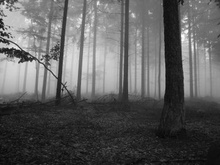
%> input picture Ex1_from_Moodle/QBc_imageForCanny.jpg, 220 x 165 px, shrunk from 350 x 262 before the run, given in place of Golf.jpg, which was not available; the run also reads 1 picture not shown here
$ octave answer_scr.m   (GNU Octave 9; MATLAB toolbox functions it lacks are replaced by stand-ins)
%> lines starting %> are read from the running program, lines starting %| are printed output that depends on the picture; in (x1, y1, x2, y2) boxes, pixels count from 0 and x2, y2 are one past the last pixel; in counts of white or black regions, pixels touching at a corner belong together; the program's own positions count from 1; pictures that were not available may be replaced by others from this repository, and a replacement may not be noted
### Ex1_from_Moodle/canny.m
function [output] = canny(file_name, sigma ,L_th, H_th)
% Canny Edge Detector

% calculate derivatives
mask_size = round(2 * sigma) + 1;
G_dx = Deriv_Gauss_x(sigma, mask_size);
G_dy = Deriv_Gauss_y(sigma, mask_size);

% generate I_x, I_y
I = imread(file_name);
I_x = conv2(I, G_dx,'same');
I_y = conv2(I, G_dy,'same');

% generate G_orientation and G_magnitute
G_magnitute = (I_x.^2 + I_y.^2).^0.5;
G_orientation = atan(I_y ./ I_x);

% generate Et for non-maximum suppression
Et = thinning(G_magnitute, G_orientation);

% hysteresis thresholding - 8 neighbors
im_uint8 = uint8(Et / max(Et(:)) * 255);
bin_im_lo_th = (im_uint8 >= L_th) & (im_uint8 < H_th); % mid values
bin_im_hi_th = im_uint8 >= H_th;                       % high values
mask = true(3, 3);
bin_hi_neighbors = logical(conv2(bin_im_hi_th, mask)); % find neighbores of high values
bin_result = (bin_hi_neighbors(2:end-1, 2:end-1) & bin_im_lo_th) | bin_im_hi_th; % gather requested pixels

output = double(bin_result) .* Et;

end

function [output] = Deriv_Gauss_x(sigma, mask_size)
% generate one directional gaussian derivative
x = meshgrid(linspace(-((mask_size)/2 ), (mask_size)/2 , mask_size));
output = -x.*(exp(-(x.^2)/(2*sigma^2))).*(sigma^4);
% output = output./sum(output(:));
end

function [output] = Deriv_Gauss_y(sigma, mask_size)
% generate one derictional gaussian window using transpose
output = Deriv_Gauss_x(sigma, mask_size)';
end

function [output] = thinning(G_strength, G_orientation)
% round orientation to [0, pi/4, pi/2, 3*pi/4]
oriented = mod(G_orientation + pi, pi);
oriented = mod(round(oriented / pi * 4), 4);
oriented = oriented * pi / 4;

% generate new image with enhanced values
size_new_im = size(G_strength) + 2;
padded = zeros(size_new_im); % pad zero frame
padded(2:end-1, 2:end-1) = G_strength;
output = zeros(size(G_strength));
for i = 2 : size_new_im(1)-1
    for j = 2 : size_new_im(2)-1%TODO - Doesnt make any sense the assign same value in each output....propbably max value relate to oriendtation
        if     (oriented(i-1, j-1) == 0      && padded(i,j) >= padded(i,j+1)   && padded(i,j) >= padded(i,j-1))
            output(i-1,j-1) = G_strength(i-1,j-1);
        elseif (oriented(i-1, j-1) == pi/4   && padded(i,j) >= padded(i-1,j-1) && padded(i,j) >= padded(i+1,j+1))
            output(i-1,j-1) = G_strength(i-1,j-1);
        elseif (oriented(i-1, j-1) == pi/2   && padded(i,j) >= padded(i+1,j)   && padded(i,j) >= padded(i-1,j))
            output(i-1,j-1) = G_strength(i-1,j-1);
        elseif (oriented(i-1, j-1) == 3*pi/4 && padded(i,j) >= padded(i-1,j+1) && padded(i,j) >= padded(i+1,j-1))
            output(i-1,j-1) = G_strength(i-1,j-1);
        end
    end
end

end

### Ex1_from_Moodle/createSyntheticImage_QBb.m
function [output] = createSyntheticImage_QBb()
% Create synthetic image for edge detection testing
% the test image will be constructed from 4 different pieces

% Checker board
im1 = checkerboard(8,8);

% Rotetd checker board
im2 = imrotate(checkerboard(8,8), 45,'crop');

% Sinusoid grid
[x,y] = meshgrid(sin(1:0.1:13.7),sin(1:0.1:13.7));
im3 = x.*y;

% Phantom image
im4 = phantom(128);

% Concat 4 imgaes and add some noise in the center of the image
output = [im1 im2; im3 im4];
output(64:end-64,64:end-64) = imnoise(output(64:end-64,64:end-64), 'speckle');
output(64:end-64,64:end-64) = imnoise(output(64:end-64,64:end-64), 'gaussian');
end

### Ex1_from_Moodle/answer_scr.m
% please notice:
% fill your code where you see empty []
% you can change this documnet as you wish. please notify me if you find
% any errors.
%
% Good luck
% Yael & Nir

%% section A
clc,clear, close all;
I_QA = imread('Images\Images\Golf.jpg');
%> I_QA is the input picture: size 165x220 uint8; min 5, max 255, mean 94.1
imageSize = size(I_QA);
%> imageSize = [165 220]

% Q. a.
% generate a mask
convMask_QAa(1:5, 1:5) = -0.01;
convMask_QAa(3, 2:4) = 1/3;

% generate an image with a 1x3 white patch
I_QAa = I_QA;
patch = zeros(5);
patch(3, 2:4) = 255;
randomPosition = [randi([1 (imageSize(1) - 4)]) randi([1 (imageSize(2) - 4)])]; % random position for patch
I_QAa(randomPosition(1) : (randomPosition(1) + (size(convMask_QAa, 1) - 1)), randomPosition(2) : (randomPosition(2) + (size(convMask_QAa, 1) - 1))) = patch; % apply patch on image
%> I_QAa: size 165x220 uint8; 0.07% of pixels changed, all inside (x1, y1, x2, y2) = (90, 135, 95, 140)

% convolve mask and image
Iresult_QAa = conv2(I_QAa, convMask_QAa,'same');
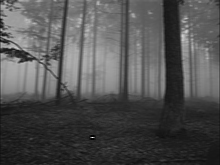
%> Iresult_QAa: size 165x220 double; min -12.63, max 255, mean 73.3; drawn with min black and max white

% find maximal value location (using code!)
[maxLocation_y, maxLocation_x] = find(Iresult_QAa == max(Iresult_QAa(:)));
%> maxLocation_y = 138; maxLocation_x = 93

% show generated image & mark maximal value
figure();
imshow(I_QAa);
hold on;axis on;
plot(maxLocation_x, maxLocation_y, '*r')
title('QAa: original image with max value marked');

% show mask used
figure();
imshow(convMask_QAa, []);
title('QAa: masked used')

% show convolution result
figure();
imshow(Iresult_QAa, []);
title('QAa: convolution results');

%% Q. b.

I_QAb = I_QA;
% generate a mask
convMask_QAb = ones(1, 9) / 9;

% convolve mask and image
Iresult_QAb = conv2(I_QAb, convMask_QAb,'same');
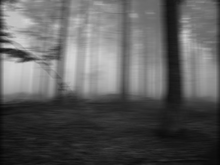
%> Iresult_QAb: size 165x220 double; min 7.78, max 214.1, mean 93.2

% find maximal value location (using code!)
[maxLocation_y, maxLocation_x] = find(Iresult_QAb == max(Iresult_QAb(:)));
%> maxLocation_y = 58; maxLocation_x = 72

% show generated image & mark maximal value
figure();
imshow(I_QAb);
hold on;axis on;
plot(maxLocation_x, maxLocation_y, '*r')
title('QAb: original image with max value marked');

% show mask used
figure();
imshow(convMask_QAb, []);
title('QAb: masked used')

% show convolution result
figure();
imshow(Iresult_QAb, []);
title('QAb: convolution results');

%% Q. c.

I_QAc = I_QA;
% generate a mask
convMask_QAc = zeros(5);
convMask_QAc(3, 2:4) = 1 / 5;
convMask_QAc(2:4, 3) = 1 / 5;

% generate a patch image with a white '+' shape
patch = zeros(5);
patch(3, 2:4) = 255;
patch(2:4, 3) = 255;
randomPosition = [randi([1 (imageSize(1) - (size(convMask_QAc, 1) - 1))]) randi([1 (imageSize(2) - (size(convMask_QAc, 1) - 1))])]; % random position for patch
I_QAc(randomPosition(1) : (randomPosition(1) + (size(convMask_QAc, 1) - 1)), randomPosition(2) : (randomPosition(2) + (size(convMask_QAc, 1) - 1))) = patch; % apply patch on image
%> I_QAc: size 165x220 uint8; 0.07% of pixels changed, all inside (x1, y1, x2, y2) = (169, 82, 174, 87)

% convolve mask and image
Iresult_QAc = conv2(I_QAc, convMask_QAc,'same');

% find maximal value location (using code!)
[maxLocation_y, maxLocation_x] = find(Iresult_QAc == max(Iresult_QAc(:)));
%> maxLocation_y = 85; maxLocation_x = 172

% show generated image & mark maximal value
figure();
imshow(I_QAc);
hold on;axis on;
plot(maxLocation_x, maxLocation_y, '*r')
title('QAac: original image with max value marked');

% show mask used
figure();
imshow(convMask_QAc, []);
title('QAc: masked used')

% show convolution result
figure();
imshow(Iresult_QAc, []);
title('QAc: convolution results');

%% section B
% after you write the functions uncomment and run:

% Q. BB.
% generate a synthetic image to test your canny edge detector
im_test = createSyntheticImage_QBb();
% imshow(im_test);

im_test_name = 'QBb_imageForCanny.jpg';
imwrite(im_test, im_test_name);

L_th = 10;
H_th = 18;
sigmaCanny = 3;

im_test_edges = canny(im_test_name, sigmaCanny ,L_th, H_th);
%> in canny, `bin_im_lo_th = (im_uint8 >= L_th) & (im_uint8 < H_th);`:
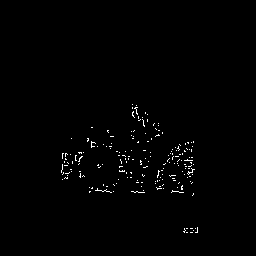
%> bin_im_lo_th: size 256x256 logical; 0.85% white in thin lines or dots, all inside (x1, y1, x2, y2) = (61, 104, 198, 233)
%> in canny, `bin_im_hi_th = im_uint8 >= H_th;`: bin_im_hi_th: size 256x256 logical; 15.7% white in thin lines or dots
%> in canny, `bin_hi_neighbors = logical(conv2(bin_im_hi_th, mask));`: bin_hi_neighbors: size 258x258 logical; 47.1% white; 24 white regions (9 under 20 px), largest, box (x1, y1, x2, y2) and area: (0, 0, 256, 158) 24683, (146, 133, 240, 254) 3593, (88, 152, 115, 181) 526
%> in canny, `bin_result = (bin_hi_neighbors(2:end-1, 2:end-1) & bin_im_lo_th) | bin..`: bin_result: size 256x256 logical; 15.9% white in thin lines or dots
figure;
subplot(1, 2, 1);
imshow(im_test, []);
title('QBb: edges on synthetic  image');
subplot(1, 2, 2);
imshow(im_test_edges, []);
title(['Lth = ' num2str(L_th) ', Hth = ' num2str(H_th) ', \sigma = ' num2str(sigmaCanny)]);

%% Q. BC

% choose an image to run your edge detector on
imageName_QBC = 'QBc_imageForCanny.jpg';
I_BC = imread(imageName_QBC);
L_th = 5;
H_th = 10;
sigmaCanny = 2;

% run canny edge detector
I_BC_edges = canny(imageName_QBC, sigmaCanny ,L_th, H_th);
%> after the loop in thinning (call 2), `for i = 2 : size_new_im(1)-1`:
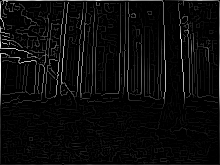
%> output: size 165x220 double; min 0, max 34102.4, mean 1530.9; drawn with min black and max white
%> in canny (call 2), `bin_im_lo_th = (im_uint8 >= L_th) & (im_uint8 < H_th);`: bin_im_lo_th: size 165x220 logical; 4.8% white in thin lines or dots
%> in canny (call 2), `bin_im_hi_th = im_uint8 >= H_th;`: bin_im_hi_th: size 165x220 logical; 22.9% white in thin lines or dots
%> in canny (call 2), `bin_hi_neighbors = logical(conv2(bin_im_hi_th, mask));`: bin_hi_neighbors: size 167x222 logical; 72.9% white; 391 black regions (322 under 20 px), largest, box (x1, y1, x2, y2) and area: (161, 3, 184, 130) 1293, (91, 89, 161, 128) 880, (161, 131, 219, 164) 711
%> in canny (call 2), `bin_result = (bin_hi_neighbors(2:end-1, 2:end-1) & bin_im_lo_th) | bin..`: bin_result: size 165x220 logical; 24.7% white in thin lines or dots

% show results

figure;
subplot(1, 2, 1);
imshow(I_BC, []);
title('QBc: edges on My chosen image');
subplot(1, 2, 2);
imshow(I_BC_edges, []);
title(['Lth = ' num2str(L_th) ', Hth = ' num2str(H_th) ', \sigma = ' num2str(sigmaCanny)]);

%% Q. BD

% Church.jpg
imageName_QBD = 'Images/Images/Church.jpg';
I_BD = imread(imageName_QBD);
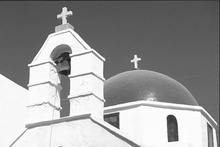
%> input picture Ex1_from_Moodle/Images/Images/Church.jpg, 220 x 147 px, shrunk from 481 x 321 before the run
%> I_BD is the input picture: size 147x220 uint8; min 18, max 255, mean 153.3
L_th = 15;
H_th = 20;
sigmaCanny = 1;
I_BD_edges = canny(imageName_QBD, sigmaCanny ,L_th, H_th);
%> in thinning (call 3), `oriented = mod(round(oriented / pi * 4), 4);`:
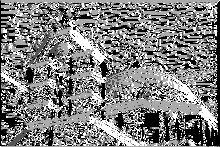
%> oriented: size 147x220 double; 2.86% of the values are NaN or infinite; the others: min 0, max 3, mean 1.55; drawn with min black, max white, NaN and infinite black
%> after the loop in thinning (call 3), `for i = 2 : size_new_im(1)-1`:
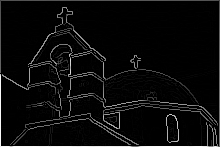
%> output: size 147x220 double; min 0, max 367.7, mean 16.6; drawn with min black and max white
% show results
figure;
subplot(1, 2, 1);
imshow(I_BD, []);
title('QBd: edges on Church image');
subplot(1, 2, 2);
imshow(I_BD_edges, []);
title(['Lth = ' num2str(L_th) ', Hth = ' num2str(H_th) ', \sigma = ' num2str(sigmaCanny)]);

% Nuns.jpg
imageName_QBD = 'Images/Images/Nuns.jpg';
I_BD = imread(imageName_QBD);
I_BD_edges = canny(imageName_QBD, sigmaCanny ,L_th, H_th);
% show results
figure;
subplot(1, 2, 1);
imshow(I_BD, []);
title('QBd: edges on Nuns image');
subplot(1, 2, 2);
imshow(I_BD_edges, []);
title(['Lth = ' num2str(L_th) ', Hth = ' num2str(H_th) ', \sigma = ' num2str(sigmaCanny)]);

% Golf.jpg
imageName_QBD = 'Images/Images/Golf.jpg';
%> (the run ends here)
